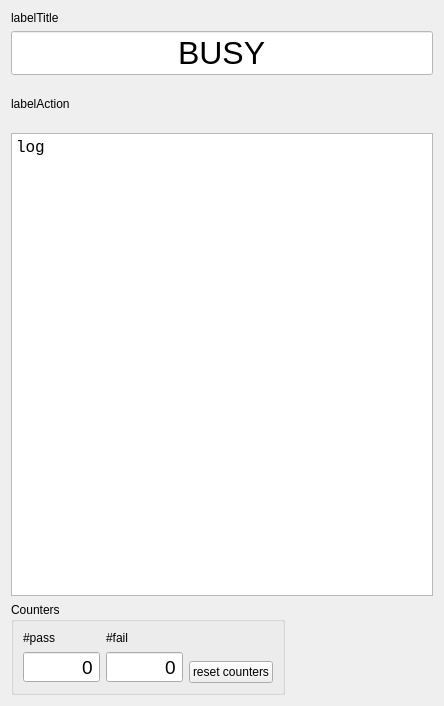
<?xml version="1.0" encoding="UTF-8"?>
<ui version="4.0">
 <class>Form</class>
 <widget class="QWidget" name="Form">
  <property name="geometry">
   <rect>
    <x>0</x>
    <y>0</y>
    <width>444</width>
    <height>706</height>
   </rect>
  </property>
  <property name="windowTitle">
   <string>Form</string>
  </property>
  <layout class="QVBoxLayout" name="verticalLayout_4">
   <item>
    <widget class="QLabel" name="labelTitle">
     <property name="text">
      <string>labelTitle</string>
     </property>
    </widget>
   </item>
   <item>
    <widget class="QLineEdit" name="txtStatus">
     <property name="enabled">
      <bool>true</bool>
     </property>
     <property name="font">
      <font>
       <pointsize>24</pointsize>
      </font>
     </property>
     <property name="acceptDrops">
      <bool>false</bool>
     </property>
     <property name="styleSheet">
      <string notr="true">background-color: rgb(255, 255, 255);</string>
     </property>
     <property name="text">
      <string>BUSY</string>
     </property>
     <property name="alignment">
      <set>Qt::AlignCenter</set>
     </property>
     <property name="readOnly">
      <bool>true</bool>
     </property>
    </widget>
   </item>
   <item>
    <spacer name="verticalSpacer">
     <property name="orientation">
      <enum>Qt::Vertical</enum>
     </property>
     <property name="sizeType">
      <enum>QSizePolicy::Maximum</enum>
     </property>
     <property name="sizeHint" stdset="0">
      <size>
       <width>20</width>
       <height>16</height>
      </size>
     </property>
    </spacer>
   </item>
   <item>
    <widget class="QLabel" name="labelAction">
     <property name="text">
      <string>labelAction</string>
     </property>
    </widget>
   </item>
   <item>
    <spacer name="verticalSpacer_6">
     <property name="orientation">
      <enum>Qt::Vertical</enum>
     </property>
     <property name="sizeType">
      <enum>QSizePolicy::Maximum</enum>
     </property>
     <property name="sizeHint" stdset="0">
      <size>
       <width>20</width>
       <height>16</height>
      </size>
     </property>
    </spacer>
   </item>
   <item>
    <widget class="QPlainTextEdit" name="txtLog">
     <property name="font">
      <font>
       <family>Courier New</family>
       <pointsize>12</pointsize>
      </font>
     </property>
     <property name="acceptDrops">
      <bool>false</bool>
     </property>
     <property name="styleSheet">
      <string notr="true"/>
     </property>
     <property name="readOnly">
      <bool>true</bool>
     </property>
     <property name="plainText">
      <string>log</string>
     </property>
    </widget>
   </item>
   <item>
    <layout class="QHBoxLayout" name="horizontalLayout_2">
     <item>
      <widget class="QGroupBox" name="groupBox_3">
       <property name="sizePolicy">
        <sizepolicy hsizetype="Expanding" vsizetype="Maximum">
         <horstretch>0</horstretch>
         <verstretch>0</verstretch>
        </sizepolicy>
       </property>
       <property name="minimumSize">
        <size>
         <width>0</width>
         <height>0</height>
        </size>
       </property>
       <property name="maximumSize">
        <size>
         <width>16777215</width>
         <height>100</height>
        </size>
       </property>
       <property name="title">
        <string>Counters</string>
       </property>
       <layout class="QHBoxLayout" name="horizontalLayout">
        <item>
         <layout class="QVBoxLayout" name="verticalLayout">
          <item>
           <widget class="QLabel" name="label">
            <property name="text">
             <string>#pass</string>
            </property>
            <property name="alignment">
             <set>Qt::AlignLeading|Qt::AlignLeft|Qt::AlignVCenter</set>
            </property>
           </widget>
          </item>
          <item>
           <widget class="QSpinBox" name="spinPass">
            <property name="font">
             <font>
              <pointsize>14</pointsize>
             </font>
            </property>
            <property name="inputMethodHints">
             <set>Qt::ImhDigitsOnly|Qt::ImhFormattedNumbersOnly|Qt::ImhPreferNumbers</set>
            </property>
            <property name="alignment">
             <set>Qt::AlignRight|Qt::AlignTrailing|Qt::AlignVCenter</set>
            </property>
            <property name="readOnly">
             <bool>true</bool>
            </property>
            <property name="buttonSymbols">
             <enum>QAbstractSpinBox::NoButtons</enum>
            </property>
            <property name="keyboardTracking">
             <bool>false</bool>
            </property>
            <property name="prefix">
             <string/>
            </property>
            <property name="maximum">
             <number>9999999</number>
            </property>
            <property name="value">
             <number>0</number>
            </property>
           </widget>
          </item>
         </layout>
        </item>
        <item>
         <layout class="QVBoxLayout" name="verticalLayout_2">
          <item>
           <widget class="QLabel" name="label_2">
            <property name="text">
             <string>#fail</string>
            </property>
            <property name="alignment">
             <set>Qt::AlignLeading|Qt::AlignLeft|Qt::AlignVCenter</set>
            </property>
           </widget>
          </item>
          <item>
           <widget class="QSpinBox" name="spinFail">
            <property name="font">
             <font>
              <pointsize>14</pointsize>
             </font>
            </property>
            <property name="alignment">
             <set>Qt::AlignRight|Qt::AlignTrailing|Qt::AlignVCenter</set>
            </property>
            <property name="readOnly">
             <bool>true</bool>
            </property>
            <property name="buttonSymbols">
             <enum>QAbstractSpinBox::NoButtons</enum>
            </property>
            <property name="keyboardTracking">
             <bool>false</bool>
            </property>
            <property name="maximum">
             <number>9999999</number>
            </property>
            <property name="value">
             <number>0</number>
            </property>
           </widget>
          </item>
         </layout>
        </item>
        <item>
         <layout class="QVBoxLayout" name="verticalLayout_3">
          <item>
           <spacer name="verticalSpacer_2">
            <property name="orientation">
             <enum>Qt::Vertical</enum>
            </property>
            <property name="sizeHint" stdset="0">
             <size>
              <width>20</width>
              <height>20</height>
             </size>
            </property>
           </spacer>
          </item>
          <item>
           <widget class="QPushButton" name="btnReset">
            <property name="focusPolicy">
             <enum>Qt::NoFocus</enum>
            </property>
            <property name="text">
             <string>reset counters</string>
            </property>
           </widget>
          </item>
         </layout>
        </item>
       </layout>
      </widget>
     </item>
     <item>
      <spacer name="horizontalSpacer">
       <property name="orientation">
        <enum>Qt::Horizontal</enum>
       </property>
       <property name="sizeHint" stdset="0">
        <size>
         <width>40</width>
         <height>20</height>
        </size>
       </property>
      </spacer>
     </item>
    </layout>
   </item>
  </layout>
 </widget>
 <resources/>
 <connections/>
</ui>
